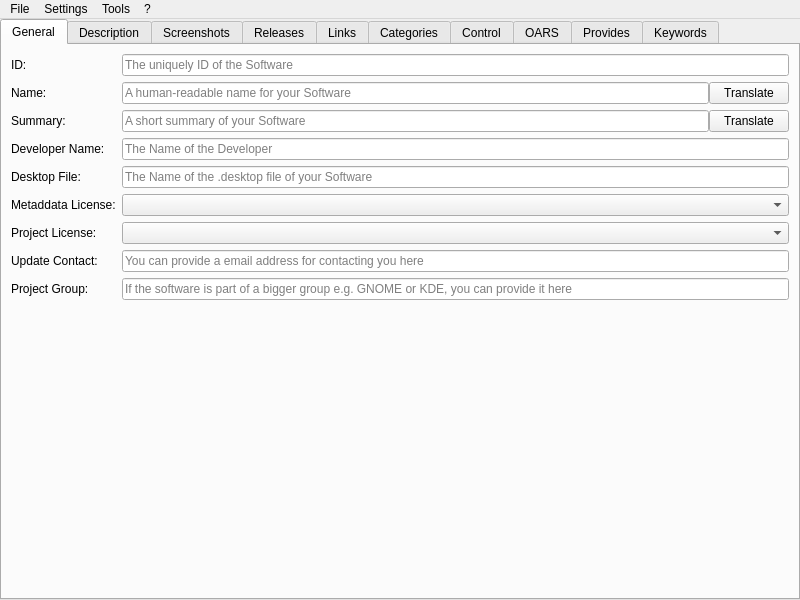
<?xml version="1.0" encoding="UTF-8"?>
<ui version="4.0">
 <class>MainWindow</class>
 <widget class="QMainWindow" name="MainWindow">
  <property name="geometry">
   <rect>
    <x>0</x>
    <y>0</y>
    <width>800</width>
    <height>600</height>
   </rect>
  </property>
  <property name="windowTitle">
   <string notr="true">jdAppdataEdit</string>
  </property>
  <property name="documentMode">
   <bool>false</bool>
  </property>
  <widget class="QWidget" name="centralwidget">
   <layout class="QHBoxLayout" name="horizontalLayout">
    <property name="leftMargin">
     <number>0</number>
    </property>
    <property name="topMargin">
     <number>0</number>
    </property>
    <property name="rightMargin">
     <number>0</number>
    </property>
    <property name="bottomMargin">
     <number>0</number>
    </property>
    <item>
     <widget class="QTabWidget" name="main_tab_widget">
      <property name="currentIndex">
       <number>0</number>
      </property>
      <widget class="QWidget" name="tab">
       <attribute name="title">
        <string>General</string>
       </attribute>
       <layout class="QFormLayout" name="formLayout">
        <item row="0" column="0">
         <widget class="QLabel" name="label">
          <property name="text">
           <string>ID:</string>
          </property>
         </widget>
        </item>
        <item row="0" column="1">
         <widget class="QLineEdit" name="id_edit">
          <property name="placeholderText">
           <string>The uniquely ID of the Software</string>
          </property>
         </widget>
        </item>
        <item row="1" column="0">
         <widget class="QLabel" name="label_2">
          <property name="text">
           <string>Name:</string>
          </property>
         </widget>
        </item>
        <item row="1" column="1">
         <layout class="QHBoxLayout" name="horizontalLayout_6">
          <property name="spacing">
           <number>0</number>
          </property>
          <item>
           <widget class="QLineEdit" name="name_edit">
            <property name="text">
             <string/>
            </property>
            <property name="placeholderText">
             <string>A human-readable name for your Software</string>
            </property>
           </widget>
          </item>
          <item>
           <widget class="QPushButton" name="translate_name_button">
            <property name="text">
             <string>Translate</string>
            </property>
           </widget>
          </item>
         </layout>
        </item>
        <item row="2" column="0">
         <widget class="QLabel" name="label_7">
          <property name="text">
           <string>Summary:</string>
          </property>
         </widget>
        </item>
        <item row="2" column="1">
         <layout class="QHBoxLayout" name="horizontalLayout_7">
          <property name="spacing">
           <number>0</number>
          </property>
          <item>
           <widget class="QLineEdit" name="summary_edit">
            <property name="placeholderText">
             <string>A short summary of your Software</string>
            </property>
           </widget>
          </item>
          <item>
           <widget class="QPushButton" name="translate_summary_button">
            <property name="text">
             <string>Translate</string>
            </property>
           </widget>
          </item>
         </layout>
        </item>
        <item row="4" column="0">
         <widget class="QLabel" name="label_8">
          <property name="text">
           <string>Developer Name:</string>
          </property>
         </widget>
        </item>
        <item row="4" column="1">
         <widget class="QLineEdit" name="developer_name_edit">
          <property name="placeholderText">
           <string>The Name of the Developer</string>
          </property>
         </widget>
        </item>
        <item row="6" column="0">
         <widget class="QLabel" name="label_19">
          <property name="text">
           <string>Desktop File:</string>
          </property>
         </widget>
        </item>
        <item row="6" column="1">
         <widget class="QLineEdit" name="desktop_file_edit">
          <property name="placeholderText">
           <string>The Name of the .desktop file of your Software</string>
          </property>
         </widget>
        </item>
        <item row="8" column="0">
         <widget class="QLabel" name="label_3">
          <property name="text">
           <string>Metaddata License:</string>
          </property>
         </widget>
        </item>
        <item row="8" column="1">
         <widget class="QComboBox" name="metadata_license_box"/>
        </item>
        <item row="9" column="0">
         <widget class="QLabel" name="label_4">
          <property name="text">
           <string>Project License:</string>
          </property>
         </widget>
        </item>
        <item row="9" column="1">
         <widget class="QComboBox" name="project_license_box"/>
        </item>
        <item row="10" column="0">
         <widget class="QLabel" name="label_5">
          <property name="text">
           <string>Update Contact:</string>
          </property>
         </widget>
        </item>
        <item row="10" column="1">
         <widget class="QLineEdit" name="update_contact_edit">
          <property name="placeholderText">
           <string>You can provide a email address for contacting you here</string>
          </property>
         </widget>
        </item>
        <item row="11" column="0">
         <widget class="QLabel" name="label_6">
          <property name="text">
           <string>Project Group:</string>
          </property>
         </widget>
        </item>
        <item row="11" column="1">
         <widget class="QLineEdit" name="project_group_edit">
          <property name="placeholderText">
           <string>If the software is part of a bigger group e.g. GNOME or KDE, you can provide it here</string>
          </property>
         </widget>
        </item>
       </layout>
      </widget>
      <widget class="QWidget" name="description_tab">
       <attribute name="title">
        <string>Description</string>
       </attribute>
       <layout class="QVBoxLayout" name="description_layout">
        <property name="leftMargin">
         <number>0</number>
        </property>
        <property name="topMargin">
         <number>0</number>
        </property>
        <property name="rightMargin">
         <number>0</number>
        </property>
        <property name="bottomMargin">
         <number>0</number>
        </property>
       </layout>
      </widget>
      <widget class="QWidget" name="tab_2">
       <attribute name="title">
        <string>Screenshots</string>
       </attribute>
       <layout class="QVBoxLayout" name="verticalLayout">
        <item>
         <widget class="QTableWidget" name="screenshot_table">
          <property name="selectionBehavior">
           <enum>QAbstractItemView::SelectRows</enum>
          </property>
          <property name="rowCount">
           <number>0</number>
          </property>
          <property name="columnCount">
           <number>4</number>
          </property>
          <column>
           <property name="text">
            <string>URL</string>
           </property>
          </column>
          <column>
           <property name="text">
            <string>Default</string>
           </property>
          </column>
          <column>
           <property name="text">
            <string>Edit</string>
           </property>
          </column>
          <column>
           <property name="text">
            <string>Remove</string>
           </property>
          </column>
         </widget>
        </item>
        <item>
         <layout class="QHBoxLayout" name="horizontalLayout_2">
          <item>
           <widget class="QPushButton" name="screenshot_add_button">
            <property name="text">
             <string>Add</string>
            </property>
           </widget>
          </item>
          <item>
           <widget class="QPushButton" name="check_screenshot_url_button">
            <property name="text">
             <string>Check Image URLs</string>
            </property>
           </widget>
          </item>
         </layout>
        </item>
       </layout>
      </widget>
      <widget class="QWidget" name="tab_4">
       <attribute name="title">
        <string>Releases</string>
       </attribute>
       <layout class="QVBoxLayout" name="verticalLayout_2">
        <item>
         <widget class="QTableWidget" name="releases_table">
          <property name="dragDropMode">
           <enum>QAbstractItemView::NoDragDrop</enum>
          </property>
          <property name="selectionBehavior">
           <enum>QAbstractItemView::SelectRows</enum>
          </property>
          <attribute name="horizontalHeaderShowSortIndicator" stdset="0">
           <bool>false</bool>
          </attribute>
          <attribute name="horizontalHeaderStretchLastSection">
           <bool>false</bool>
          </attribute>
          <attribute name="verticalHeaderStretchLastSection">
           <bool>false</bool>
          </attribute>
          <column>
           <property name="text">
            <string>Version</string>
           </property>
          </column>
          <column>
           <property name="text">
            <string>Date</string>
           </property>
          </column>
          <column>
           <property name="text">
            <string>Type</string>
           </property>
          </column>
          <column>
           <property name="text">
            <string>Remove</string>
           </property>
          </column>
         </widget>
        </item>
        <item>
         <layout class="QHBoxLayout" name="horizontalLayout_3">
          <item>
           <widget class="QPushButton" name="release_add_button">
            <property name="text">
             <string>Add</string>
            </property>
           </widget>
          </item>
          <item>
           <widget class="QPushButton" name="release_import_github_button">
            <property name="text">
             <string>Import from GitHub</string>
            </property>
           </widget>
          </item>
          <item>
           <widget class="QPushButton" name="release_import_gitlab_button">
            <property name="text">
             <string>Import from GitLab</string>
            </property>
           </widget>
          </item>
         </layout>
        </item>
       </layout>
      </widget>
      <widget class="QWidget" name="tab_3">
       <attribute name="title">
        <string>Links</string>
       </attribute>
       <layout class="QVBoxLayout" name="verticalLayout_3">
        <item>
         <layout class="QFormLayout" name="formLayout_2">
          <item row="0" column="0">
           <widget class="QLabel" name="homepage_url_label">
            <property name="text">
             <string>Homepage:</string>
            </property>
           </widget>
          </item>
          <item row="0" column="1">
           <widget class="QLineEdit" name="homepage_url_edit"/>
          </item>
          <item row="1" column="0">
           <widget class="QLabel" name="bugtracker_url_label">
            <property name="text">
             <string>Bugtracker:</string>
            </property>
           </widget>
          </item>
          <item row="1" column="1">
           <widget class="QLineEdit" name="bugtracker_url_edit"/>
          </item>
          <item row="2" column="0">
           <widget class="QLabel" name="faq_url_label">
            <property name="text">
             <string>FAQ:</string>
            </property>
           </widget>
          </item>
          <item row="2" column="1">
           <widget class="QLineEdit" name="faq_url_edit"/>
          </item>
          <item row="3" column="0">
           <widget class="QLabel" name="help_url_label">
            <property name="text">
             <string>Help:</string>
            </property>
           </widget>
          </item>
          <item row="3" column="1">
           <widget class="QLineEdit" name="help_url_edit"/>
          </item>
          <item row="4" column="0">
           <widget class="QLabel" name="donation_url_label">
            <property name="text">
             <string>Donation:</string>
            </property>
           </widget>
          </item>
          <item row="4" column="1">
           <widget class="QLineEdit" name="donation_url_edit"/>
          </item>
          <item row="5" column="0">
           <widget class="QLabel" name="translate_url_label">
            <property name="text">
             <string>Translate:</string>
            </property>
           </widget>
          </item>
          <item row="5" column="1">
           <widget class="QLineEdit" name="translate_url_edit"/>
          </item>
          <item row="6" column="0">
           <widget class="QLabel" name="contact_url_label">
            <property name="text">
             <string>Contact:</string>
            </property>
           </widget>
          </item>
          <item row="6" column="1">
           <widget class="QLineEdit" name="contact_url_edit"/>
          </item>
         </layout>
        </item>
        <item>
         <widget class="QPushButton" name="check_links_url_button">
          <property name="maximumSize">
           <size>
            <width>16777215</width>
            <height>16777215</height>
           </size>
          </property>
          <property name="text">
           <string>Check URLs</string>
          </property>
         </widget>
        </item>
        <item>
         <spacer name="verticalSpacer">
          <property name="orientation">
           <enum>Qt::Vertical</enum>
          </property>
          <property name="sizeHint" stdset="0">
           <size>
            <width>20</width>
            <height>40</height>
           </size>
          </property>
         </spacer>
        </item>
       </layout>
      </widget>
      <widget class="QWidget" name="tab_5">
       <attribute name="title">
        <string>Categories</string>
       </attribute>
       <layout class="QVBoxLayout" name="verticalLayout_4">
        <item>
         <widget class="QListWidget" name="categorie_list">
          <property name="dragDropMode">
           <enum>QAbstractItemView::InternalMove</enum>
          </property>
         </widget>
        </item>
        <item>
         <layout class="QHBoxLayout" name="horizontalLayout_4">
          <item>
           <widget class="QPushButton" name="categorie_add_button">
            <property name="text">
             <string>Add</string>
            </property>
           </widget>
          </item>
          <item>
           <widget class="QPushButton" name="categorie_remove_button">
            <property name="text">
             <string>Remove</string>
            </property>
           </widget>
          </item>
         </layout>
        </item>
       </layout>
      </widget>
      <widget class="QWidget" name="tab_6">
       <attribute name="title">
        <string>Control</string>
       </attribute>
       <layout class="QVBoxLayout" name="verticalLayout_5">
        <item>
         <widget class="QLabel" name="label_9">
          <property name="text">
           <string>You can select  here, how your Software can be controlled</string>
          </property>
         </widget>
        </item>
        <item>
         <layout class="QHBoxLayout" name="horizontalLayout_5">
          <item>
           <layout class="QFormLayout" name="formLayout_3">
            <item row="0" column="0">
             <widget class="QLabel" name="label_10">
              <property name="text">
               <string>Mouse:</string>
              </property>
             </widget>
            </item>
            <item row="0" column="1">
             <widget class="QComboBox" name="control_box_pointing">
              <property name="maximumSize">
               <size>
                <width>200</width>
                <height>16777215</height>
               </size>
              </property>
             </widget>
            </item>
            <item row="1" column="0">
             <widget class="QLabel" name="label_11">
              <property name="text">
               <string>Keyboard:</string>
              </property>
             </widget>
            </item>
            <item row="1" column="1">
             <widget class="QComboBox" name="control_box_keyboard">
              <property name="maximumSize">
               <size>
                <width>200</width>
                <height>16777215</height>
               </size>
              </property>
             </widget>
            </item>
            <item row="2" column="0">
             <widget class="QLabel" name="label_12">
              <property name="text">
               <string>Command Line:</string>
              </property>
             </widget>
            </item>
            <item row="2" column="1">
             <widget class="QComboBox" name="control_box_console">
              <property name="maximumSize">
               <size>
                <width>200</width>
                <height>16777215</height>
               </size>
              </property>
             </widget>
            </item>
            <item row="3" column="0">
             <widget class="QLabel" name="label_13">
              <property name="text">
               <string>Graphics Tablet:</string>
              </property>
             </widget>
            </item>
            <item row="3" column="1">
             <widget class="QComboBox" name="control_box_tablet">
              <property name="maximumSize">
               <size>
                <width>200</width>
                <height>16777215</height>
               </size>
              </property>
             </widget>
            </item>
            <item row="4" column="0">
             <widget class="QLabel" name="label_14">
              <property name="text">
               <string>Touchscreen:</string>
              </property>
             </widget>
            </item>
            <item row="4" column="1">
             <widget class="QComboBox" name="control_box_touch">
              <property name="maximumSize">
               <size>
                <width>200</width>
                <height>16777215</height>
               </size>
              </property>
             </widget>
            </item>
            <item row="5" column="0">
             <widget class="QLabel" name="label_15">
              <property name="text">
               <string>Gamepad:</string>
              </property>
             </widget>
            </item>
            <item row="5" column="1">
             <widget class="QComboBox" name="control_box_gamepad">
              <property name="maximumSize">
               <size>
                <width>200</width>
                <height>16777215</height>
               </size>
              </property>
             </widget>
            </item>
            <item row="6" column="0">
             <widget class="QLabel" name="label_16">
              <property name="text">
               <string>TV remote:</string>
              </property>
             </widget>
            </item>
            <item row="6" column="1">
             <widget class="QComboBox" name="control_box_tv_remote">
              <property name="maximumSize">
               <size>
                <width>200</width>
                <height>16777215</height>
               </size>
              </property>
             </widget>
            </item>
            <item row="7" column="0">
             <widget class="QLabel" name="label_17">
              <property name="text">
               <string>Voice:</string>
              </property>
             </widget>
            </item>
            <item row="7" column="1">
             <widget class="QComboBox" name="control_box_voice">
              <property name="maximumSize">
               <size>
                <width>200</width>
                <height>16777215</height>
               </size>
              </property>
             </widget>
            </item>
            <item row="8" column="0">
             <widget class="QLabel" name="label_18">
              <property name="text">
               <string>Computer vision:</string>
              </property>
             </widget>
            </item>
            <item row="8" column="1">
             <widget class="QComboBox" name="control_box_vision">
              <property name="sizePolicy">
               <sizepolicy hsizetype="Preferred" vsizetype="Maximum">
                <horstretch>0</horstretch>
                <verstretch>0</verstretch>
               </sizepolicy>
              </property>
              <property name="maximumSize">
               <size>
                <width>200</width>
                <height>16777215</height>
               </size>
              </property>
             </widget>
            </item>
           </layout>
          </item>
         </layout>
        </item>
        <item>
         <spacer name="verticalSpacer_2">
          <property name="orientation">
           <enum>Qt::Vertical</enum>
          </property>
          <property name="sizeHint" stdset="0">
           <size>
            <width>20</width>
            <height>40</height>
           </size>
          </property>
         </spacer>
        </item>
       </layout>
      </widget>
      <widget class="QWidget" name="oras_tab">
       <attribute name="title">
        <string>OARS</string>
       </attribute>
       <layout class="QVBoxLayout" name="oras_layout">
        <property name="spacing">
         <number>0</number>
        </property>
        <property name="leftMargin">
         <number>0</number>
        </property>
        <property name="topMargin">
         <number>0</number>
        </property>
        <property name="rightMargin">
         <number>0</number>
        </property>
        <property name="bottomMargin">
         <number>0</number>
        </property>
       </layout>
      </widget>
      <widget class="QWidget" name="tab_7">
       <attribute name="title">
        <string>Provides</string>
       </attribute>
       <layout class="QVBoxLayout" name="verticalLayout_6">
        <item>
         <widget class="QLabel" name="label_20">
          <property name="text">
           <string>This is for advanced users. For more information take a look at the Appstream documentation.</string>
          </property>
          <property name="alignment">
           <set>Qt::AlignCenter</set>
          </property>
         </widget>
        </item>
        <item>
         <widget class="QTableWidget" name="provides_table">
          <property name="selectionBehavior">
           <enum>QAbstractItemView::SelectRows</enum>
          </property>
          <column>
           <property name="text">
            <string>Type</string>
           </property>
          </column>
          <column>
           <property name="text">
            <string>Value</string>
           </property>
          </column>
          <column>
           <property name="text">
            <string>Remove</string>
           </property>
          </column>
         </widget>
        </item>
        <item>
         <widget class="QPushButton" name="provides_add_button">
          <property name="text">
           <string>Add</string>
          </property>
         </widget>
        </item>
       </layout>
      </widget>
      <widget class="QWidget" name="tab_8">
       <attribute name="title">
        <string>Keywords</string>
       </attribute>
       <layout class="QVBoxLayout" name="verticalLayout_7">
        <item>
         <widget class="QLabel" name="label_21">
          <property name="text">
           <string>You can manage the Keywords for the Software here</string>
          </property>
          <property name="alignment">
           <set>Qt::AlignCenter</set>
          </property>
         </widget>
        </item>
        <item>
         <widget class="QListWidget" name="keyword_list">
          <property name="dragDropMode">
           <enum>QAbstractItemView::InternalMove</enum>
          </property>
         </widget>
        </item>
        <item>
         <layout class="QHBoxLayout" name="horizontalLayout_8">
          <item>
           <widget class="QPushButton" name="keyword_add_button">
            <property name="text">
             <string>Add</string>
            </property>
           </widget>
          </item>
          <item>
           <widget class="QPushButton" name="keyword_edit_button">
            <property name="text">
             <string>Edit</string>
            </property>
           </widget>
          </item>
          <item>
           <widget class="QPushButton" name="keyword_remove_button">
            <property name="text">
             <string>Remove</string>
            </property>
           </widget>
          </item>
         </layout>
        </item>
       </layout>
      </widget>
     </widget>
    </item>
   </layout>
  </widget>
  <widget class="QMenuBar" name="menubar">
   <property name="geometry">
    <rect>
     <x>0</x>
     <y>0</y>
     <width>800</width>
     <height>21</height>
    </rect>
   </property>
   <widget class="QMenu" name="menuFile">
    <property name="title">
     <string>File</string>
    </property>
    <widget class="QMenu" name="recent_files_menu">
     <property name="title">
      <string>Open recent</string>
     </property>
     <addaction name="actionPlaceholder"/>
    </widget>
    <addaction name="new_action"/>
    <addaction name="separator"/>
    <addaction name="open_action"/>
    <addaction name="recent_files_menu"/>
    <addaction name="separator"/>
    <addaction name="save_action"/>
    <addaction name="save_as_action"/>
    <addaction name="separator"/>
    <addaction name="exit_action"/>
   </widget>
   <widget class="QMenu" name="menu">
    <property name="title">
     <string>?</string>
    </property>
    <addaction name="documentation_action"/>
    <addaction name="separator"/>
    <addaction name="about_action"/>
    <addaction name="about_qt_action"/>
   </widget>
   <widget class="QMenu" name="menuSettings">
    <property name="title">
     <string>Settings</string>
    </property>
    <addaction name="settings_action"/>
   </widget>
   <widget class="QMenu" name="menuTools">
    <property name="title">
     <string>Tools</string>
    </property>
    <addaction name="validate_action"/>
   </widget>
   <addaction name="menuFile"/>
   <addaction name="menuSettings"/>
   <addaction name="menuTools"/>
   <addaction name="menu"/>
  </widget>
  <action name="open_action">
   <property name="text">
    <string>Open</string>
   </property>
  </action>
  <action name="save_action">
   <property name="text">
    <string>Save</string>
   </property>
  </action>
  <action name="save_as_action">
   <property name="text">
    <string>Save As...</string>
   </property>
  </action>
  <action name="about_action">
   <property name="text">
    <string>About</string>
   </property>
  </action>
  <action name="about_qt_action">
   <property name="text">
    <string>About Qt</string>
   </property>
  </action>
  <action name="exit_action">
   <property name="text">
    <string>Exit</string>
   </property>
  </action>
  <action name="new_action">
   <property name="text">
    <string>New</string>
   </property>
  </action>
  <action name="settings_action">
   <property name="text">
    <string>Settings</string>
   </property>
  </action>
  <action name="validate_action">
   <property name="text">
    <string>Validate</string>
   </property>
  </action>
  <action name="actionPlaceholder">
   <property name="text">
    <string notr="true">Placeholder</string>
   </property>
  </action>
  <action name="documentation_action">
   <property name="text">
    <string>Appstream documentation</string>
   </property>
  </action>
 </widget>
 <resources/>
 <connections/>
</ui>
